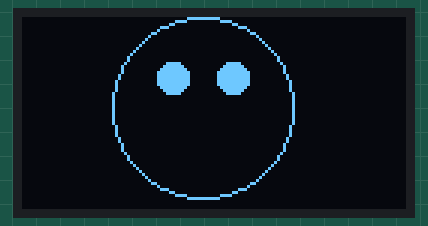
This sketch was run on a simulated Arduino Uno, built with avr-gcc and run on an emulated ATmega328P. Parts: 128×64 one-colour display.

Above: at 0.1 s.

The sketch:

Desenho_Circulo.ino
```cpp
/***********************************************************************************************
 * EXEMPLO DE APLICAÇÃO USANDO MÓDULO OLED 0,96" (Desenho de Círculo)                          *
 * BY: LAB+ PROJETOS - 21.01.21 - UPDATE: 02.07.21                                             *
 ***********************************************************************************************/
#include <SPI.h>                                                          //Biblioteca para uso de Sinal Periférico
#include <Wire.h>                                                         //Biblioteca para uso geral
#include <Adafruit_GFX.h>                                                 //Biblioteca para uso da Adafruit
#include <Adafruit_SSD1306.h>                                             //Biblioteca para uso do SSD1306 OLED
const byte SCREEN_WIDTH = 128;                                            //Define a quantidade de pixels de largura
const byte SCREEN_HEIGHT = 64;                                            //Define a quantidade de pixels de altura
const int OLED_RESET = -1;                                                //Pino de reset (-1) se compartilhar pino de reset Arduino
Adafruit_SSD1306 display(SCREEN_WIDTH, SCREEN_HEIGHT, &Wire, OLED_RESET); //Cria o objeto display e define a resolução

void setup()
{
  display.begin(SSD1306_SWITCHCAPVCC, 0x3C);                              //Ligação dos Circuitos Internos, Endereço padrão OLED.
  display.clearDisplay();                                                 //Limpa o buffer.
}

void loop()
{
  display.clearDisplay ();                                                //Limpa o buffer.
  display.drawCircle (60, 30, 30, WHITE);                                 //Círculo Comum (CenterX, CenterY, Radius in Pixels, WHITE)
  display.fillCircle (50, 20, 5, WHITE);                                  //Fundo preenchido (CenterX, CenterY, Radius in Pixels, WHITE)
  display.fillCircle (70, 20, 5, WHITE);                                  //Fundo preenchido (CenterX, CenterY, Radius in Pixels, WHITE)
  display.display ();                                                     //Atualiza a representação na memória, chamado para ligar o display
  delay(1000);                                                            //Aguarda 1s.
}
```
